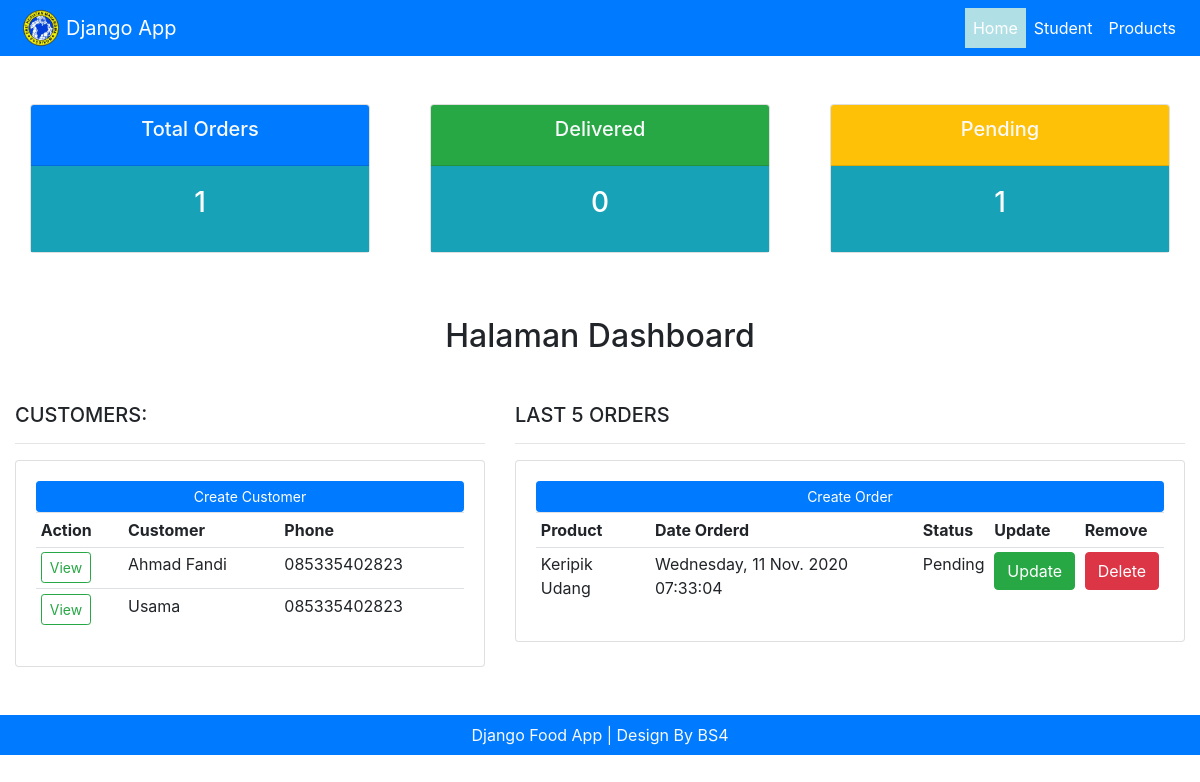
Before: / with the older database file.
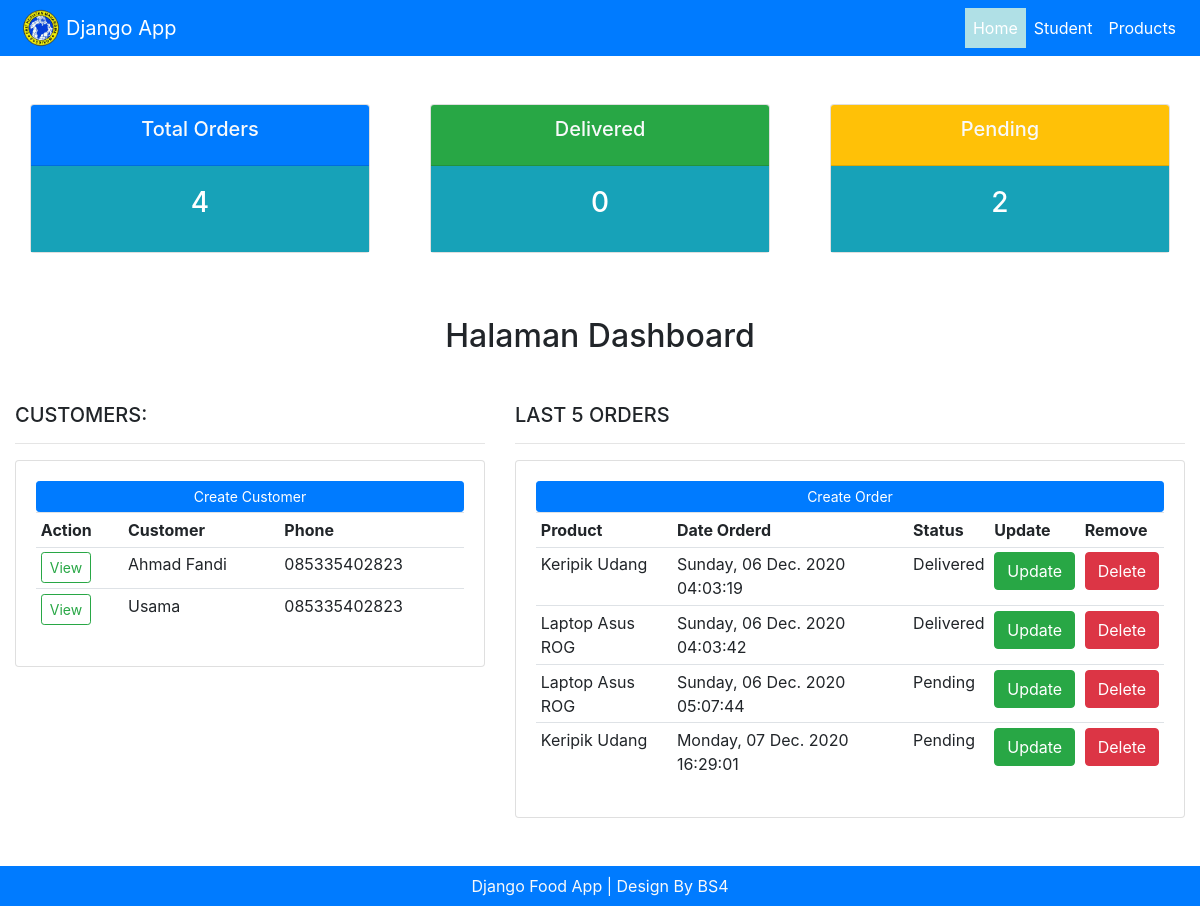
After: the same page with the newer database file.
### masruri/models.py (models this page shows, shortened)
class Custumer(models.Model):
    name = models.CharField(max_length=200, blank=True, null=True)
    phone = models.CharField(max_length=200, blank=True, null=True)
    email = models.CharField(max_length=200, blank=True, null=True)
    date_created = models.DateTimeField(auto_now_add=True, null=True)

class Order(models.Model):
    STATUS = (
        ('Pending', 'Pending'),
        ('Out for delivery', 'Out for delivery'),
        ('Delivered', 'Delivered'),
    )
    custumer = models.ForeignKey(
        Custumer, null=True, on_delete=models.SET_NULL)
    product = models.ForeignKey(Product, null=True, on_delete=models.SET_NULL)
    date_created = models.DateTimeField(auto_now_add=True, null=True)
    status = models.CharField(max_length=200, null=True, choices=STATUS)

class Product(models.Model):
    CATEGORY = (
        ('Indoor', 'Indoor'),
        ('Out Door', 'Out Door'),
    )
    name = models.CharField(max_length=200, blank=True, null=True)
    price = models.IntegerField(blank=True, null=True)
    category = models.CharField(
        max_length=200, blank=True, null=True, choices=CATEGORY)
    description = models.CharField(max_length=200, blank=True, null=True)
    date_created = models.DateTimeField(auto_now_add=True, null=True)
    tag = models.ManyToManyField(Tag)
    def __str__(self):
        return self.name

### masruri/views.py (the view)
# urls.py: 2. Add a URL to urlpatterns:  path('', views.home, name='home')
def home(request):
    list_custumer = Custumer.objects.all()
    list_order = Order.objects.all()
    total_order = list_order.count()
    delivered = list_order.filter(status='Deliverd').count()
    pending = list_order.filter(status='Pending').count()
    data = {
        'judul': 'Halaman Dashboard',
        'menu': 'home',
        'custumer': list_custumer,
        'order': list_order,
        'total_orders': total_order,
        'delivered': delivered,
        'pending': pending,
    }
    return render(request, 'dashboard.html', data)

### masruri/templates/dashboard.html (shortened to what this page needs)
{% extends "main.html" %}
{% block content %}
{% include "status.html" %}
<div class="container-fluid">
    <h2 class="my-2 text-center">{{ judul }}</h2>
    <div class="row my-5">
        <div class="col-md-5">
            <h5>CUSTOMERS:</h5>
            <hr>
            <div class="card card-body">
                <a class="btn btn-primary btn-sm btnblock" href="">Create Customer</a>
                <table class="table table-sm">
                    <tr>
                        <th>Action</th>
                        <th>Customer</th>
                        <th>Phone</th>
                    </tr>
                    {% for datacustumer in custumer %}
                    <tr>
                        <td><a href="{% url 'custumer' datacustumer.id %}"
                                class="btn btn-outline-success btn-sm">View</a></td>
                        <td>{{ datacustumer.name }}</td>
                        <td>{{ datacustumer.phone }}</td>
                    </tr>
                    {% endfor %}
                </table>
            </div>
        </div>
        <div class="col-md-7">
            <h5>LAST 5 ORDERS</h5>
            <hr>
            <div class="card card-body">
                <a class="btn btn-primary btn-sm btnblock" href="">Create Order</a>
                <table class="table table-sm">
                    <tr>
                        <th>Product</th>
                        <th>Date Orderd</th>
                        <th>Status</th>
                        <th>Update</th>
                        <th>Remove</th>
                    </tr>
                    {% for dataorder in order %}
                    <tr>
                        <td>{{ dataorder.product }}</td>
                        <td>{{ dataorder.date_created|date:"l, d N Y" }}
                            {{ dataorder.date_created|time:"H:i:s" }}
                        </td>
                        <td>{{ dataorder.status }}</td>
                        <td><a href="" class="btn btn-success">Update</a></td>
                        <td><a href="" class="btn btn-danger">Delete</a></td>
                    </tr>
                    {% endfor %}
                </table>
            </div>
        </div>
    </div>
</div>
{% endblock content %}

### masruri/templates/main.html (shortened to what this page needs)
<!doctype html>
<html lang="en">
<head>
    <link rel="stylesheet" href="https://maxcdn.bootstrapcdn.com/bootstrap/4.0.0/
css/bootstrap.min.css" integrity="sha384-
Gn5384xqQ1aoWXA+058RXPxPg6fy4IWvTNh0E263XmFcJlSAwiGgFAW/dAiS6JXm" crossorigin="an
onymous">
    {% load static %}
</head>
<body>
    {% include "navbar.html" %}
    {% block content %}
    {% endblock content %}
    {% include "footer.html" %}
</body>
</html>

### masruri/templates/navbar.html (shortened to what this page needs)
<nav class="navbar navbar-expand-lg navbar-light bg-primary">
    {% load static %}
    <img src="{% static 'img/pusdikom.png' %}" width="50px">
    <a class="navbar-brand text-white" href="#">Django App </a>
    <div class="collapse navbar-collapse" id="navbarNavAltMarkup">
        <div class="navbar-nav ml-auto">
            <a class=" nav-link text-white {% if menu == 'home'  %} aktif {% endif %}" href="{% url 'home' %}">Home
                <span class="sr-only">(current)</span></a>
            <a class="nav-link text-white {% if menu == 'student'  %} aktif {% endif %}"
                href="{% url 'student' %}">Student</a>
            <a class="nav-link text-white {% if menu == 'products'  %} aktif {% endif %}"
                href="{% url 'products' %}">Products</a>
        </div>
    </div>
</nav>

### masruri/templates/status.html
<div class="container-fluid">
    <div class="row my-5">
        <div class="col">
            <div class="col-md">
                <div class="card text-center text-white mb-3" id="total-orders">
                    <div class="card-header bg-primary text-light">
                        <h5 class="card-title">Total Orders</h5>
                    </div>
                    <div class="card-body bg-info">
                        <h3 class="card-title">{{ total_orders }}</h3>
                    </div>
                </div>
            </div>
        </div>
        <div class="col">
            <div class="col-md">
                <div class="card text-center text-white mb-3" id="ordersdelivered">
                    <div class="card-header bg-success text-light">
                        <h5 class="card-title">Delivered</h5>
                    </div>
                    <div class="card-body bg-info">
                        <h3 class="card-title">{{ delivered }}</h3>
                    </div>
                </div>
            </div>
        </div>
        <div class="col">
            <div class="col-md">
                <div class="card text-center text-white mb-3" id="orderspending">
                    <div class="card-header bg-warning text-light">
                        <h5 class="card-title">Pending</h5>
                    </div>
                    <div class="card-body bg-info">
                        <h3 class="card-title">{{ pending }}</h3>
                    </div>
                </div>
            </div>
        </div>
    </div>
</div>

### masruri/templates/footer.html
<footer class="bg-primary text-light py-2 my-2">
    <div class="text-center">
        <span>Django Food App | Design By BS4</span>
    </div>
</footer>

### masruri/templates/navbar.html (style rules this page uses)
.aktif { background: powderblue; }

Changed rows visible on the page:
removed Order: product "Keripik Udang", date_created "Wednesday, 11 Nov. 2020", date_created "07:33:04", status "Pending"
added Order: product "Keripik Udang", date_created "Sunday, 06 Dec. 2020", date_created "04:03:19", status "Delivered"
added Order: product "Laptop Asus ROG", date_created "Sunday, 06 Dec. 2020", date_created "04:03:42", status "Delivered"
added Order: product "Laptop Asus ROG", date_created "Sunday, 06 Dec. 2020", date_created "05:07:44", status "Pending"
added Order: product "Keripik Udang", date_created "Monday, 07 Dec. 2020", date_created "16:29:01", status "Pending"
Other visible differences:
{{ total_orders }}: "1" → "4"
{{ pending }}: "1" → "2"
